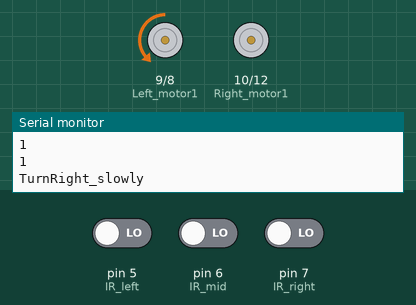
Recording of a sketch running on a simulated Arduino Uno, built with avr-gcc and run on an emulated ATmega328P. On the bench: motor-driver pin pairs drawn as motors (green arrow = first pin HIGH = forward, orange = second pin HIGH = backward, longer = more drive, scaled by the enable pin), the last lines printed to the serial monitor. The inputs (shaded band) are chosen by the test bench; at power-on: pin 6 (IR_mid) LOW, pin 7 (IR_right) LOW, pin 5 (IR_left) LOW.

Above: at 1.65 s.
1.7 s: pin 6 (IR_mid) driven HIGH
4.7 s: pin 7 (IR_right) driven HIGH
At 5.05 s:
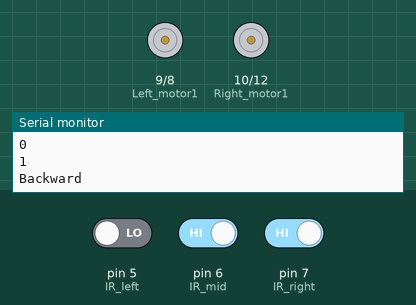
7.7 s: pin 5 (IR_left) driven HIGH
At 7.85 s:
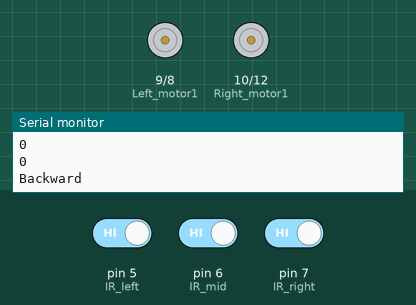
10.7 s: pin 5 (IR_left) driven LOW
At 11.66 s:
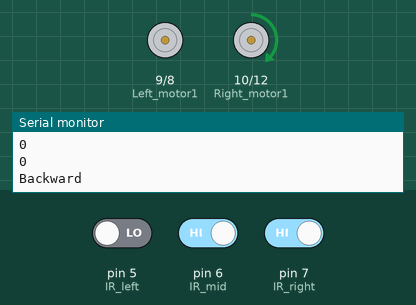
13.7 s: pin 6 (IR_mid) driven LOW
At 13.86 s:
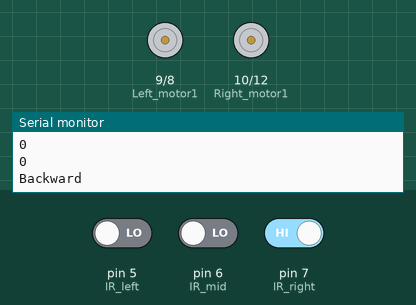
16.7 s: pin 7 (IR_right) driven LOW
At 16.86 s:
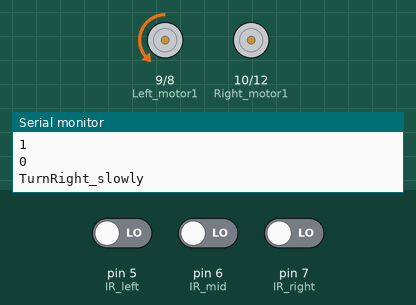
Timing chart, 0 to 20.7 s (numbered marks = the images above; inputs shaded):
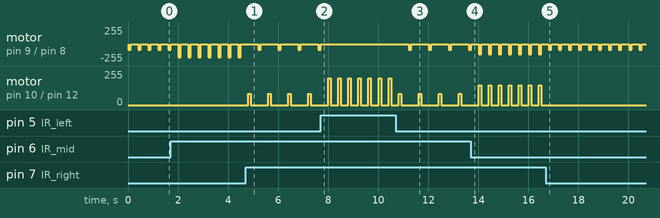

Measured:
- after the input at 4.7 s, motor on pin 9 (Left_motor1) / pin 8 (Left_motor2): alternates backward 85/255 for 0.10 s and stopped for 0.70 s, starting after 0.51 s; motor on pin 10 (Right_motor1) / pin 12 (Right_motor2): alternates forward 85/255 for 0.10 s and stopped for 0.70 s, starting after 0.11 s
- after the input at 7.7 s, motor on pin 9 (Left_motor1) / pin 8 (Left_motor2): goes on until 7.7 s, then stays stopped; motor on pin 10 (Right_motor1) / pin 12 (Right_motor2): alternates forward 200/255 for 0.10 s and stopped for 0.30 s, starting after 0.31 s
- after the input at 10.7 s, motor on pin 9 (Left_motor1) / pin 8 (Left_motor2): alternates backward 85/255 for 0.10 s and stopped for 0.70 s, starting after 0.51 s; motor on pin 10 (Right_motor1) / pin 12 (Right_motor2): alternates forward 85/255 for 0.10 s and stopped for 0.70 s, starting after 0.11 s
- after the input at 13.7 s, motor on pin 9 (Left_motor1) / pin 8 (Left_motor2): alternates backward 150/255 for 0.10 s and stopped for 0.30 s, starting after 0.31 s; motor on pin 10 (Right_motor1) / pin 12 (Right_motor2): alternates forward 150/255 for 0.10 s and stopped for 0.30 s, starting after 0.31 s
- after the input at 16.7 s, motor on pin 10 (Right_motor1) / pin 12 (Right_motor2): stops changing and stays stopped
- by itself, motor on pin 9 (Left_motor1) / pin 8 (Left_motor2): alternates backward 200/255 for 0.10 s and stopped for 0.30 s

The sketch:

Final_code.ino
```cpp
// state = 0: auto
// state = 1: manual
#include<string.h>
#include <SoftwareSerial.h>
#include <Wire.h>
int state = 0;
int Left_motor1=9,Left_motor2=8,Left_pwm=3,Right_motor1=10,Right_motor2=12,Right_pwm=11;
int IR_left=5,IR_mid=6,IR_right=7;
int IR_left_value,IR_mid_value,IR_right_value;
int Time1=300,Time2=100;//Time1=750
char moterstatus;
SoftwareSerial BT(4,13);
void setup() {
  // put your setup code here, to run once:
  Serial.begin(9600);
  pinMode(Left_motor1,OUTPUT);
  pinMode(Left_motor2,OUTPUT);
  pinMode(Right_motor1,OUTPUT);
  pinMode(Right_motor2,OUTPUT);
  pinMode(Left_pwm,OUTPUT);
  pinMode(Right_pwm,OUTPUT);
  pinMode(IR_left,INPUT);
  pinMode(IR_mid,INPUT);
  pinMode(IR_right,INPUT);
  Serial.begin(9600);
  BT.begin(9600); // 設定和 HC-06 通訊的速度 (預設 9600)
}
void loop() {
  if(state == 0) // auto
  {
    // auto code here
  IR_left_value=digitalRead(IR_left);
  IR_mid_value=digitalRead(IR_mid);
  IR_right_value=digitalRead(IR_right);
  if(IR_mid_value == HIGH)
    IR_mid_value = LOW;
  else
    IR_mid_value = HIGH;

  if(IR_right_value == HIGH)
    IR_right_value = LOW;
  else
    IR_right_value = HIGH;
  if(IR_mid_value==HIGH&&IR_right_value==LOW&&IR_left_value==LOW)
  {
    Serial.println("Forward");
    move(2);
    move(0);
  }
  else if(IR_left_value==HIGH&&IR_right_value==LOW&&IR_mid_value==LOW)
  {
    Serial.println("TurnLeft_quickly");
    move(3);
    move(0);
  }
  else if(IR_right_value==HIGH&&IR_mid_value==LOW&&IR_left_value==LOW)
  {
    Serial.println("TurnRight_quickly");
    move(4);
    move(0);
  }
  else if(IR_mid_value==LOW&&IR_right_value==LOW&&IR_left_value==LOW)
  {
    Serial.println("Backward");
    move(6);
    move(0);
    move(5);
    move(0);
  }
  else if(IR_right_value==HIGH&&IR_mid_value==HIGH&&IR_left_value==HIGH)
  {
    Serial.println("Stop");
    move(0);
    state = 1;
  }
  else if(IR_right_value==HIGH&&IR_mid_value==HIGH&&IR_left_value==LOW)
  {
    Serial.println("TurnRight_slowly");
    move(5);
    move(0);
  }
  else if(IR_left_value==HIGH&&IR_right_value==LOW&&IR_mid_value==HIGH)
  {
    Serial.println("TurnLeft_slowly");
    move(6);
    move(0);
  }
  else
  {
    Serial.println("else");
    move(0);
    //delay(Time);
  }
  Serial.println(IR_left_value);
  Serial.println(IR_mid_value);
  Serial.println(IR_right_value);
    }
  else if(state == 1) // manual
  {
      // manual code here
    if (BT.available())
    {
      moterstatus=BT.read();
      Serial.println(moterstatus);
    }
    switch (moterstatus)
    {
      case 'F':
        Serial.println("Forward");
        move(2);
        //move(0);
        break;
      case 'B':
        Serial.println("Backward");
        move(1);
        //move(0);
        break;
      case 'L':
        Serial.println("TurnLeft");
        move(4);
        //move(0);
        break;
      case 'R':
        Serial.println("TurnRight");
        move(3);
        //move(0);
        break;
      case 'S':
        Serial.println("Stop");
        move(0);
        break;
      case '0':
        Serial.println("Stop");
        move(0);
        break;
    }
  }
}
void move(int dir)
{
  if(dir==1)
  {
    digitalWrite(Left_motor1,HIGH);
    digitalWrite(Left_motor2,LOW);
    digitalWrite(Right_motor1,LOW);
    digitalWrite(Right_motor2,HIGH);
    analogWrite(Left_pwm,150);
    analogWrite(Right_pwm,150);
    delay(Time2);
  }
  else if(dir==0)
  {
    digitalWrite(Left_motor1,LOW);
    digitalWrite(Left_motor2,LOW);
    digitalWrite(Right_motor1,LOW);
    digitalWrite(Right_motor2,LOW);
    analogWrite(Left_pwm,150);
    analogWrite(Right_pwm,150);
    delay(Time1);
  }
  else if(dir==2)
  {
    digitalWrite(Left_motor1,LOW);
    digitalWrite(Left_motor2,HIGH);
    digitalWrite(Right_motor1,HIGH);
    digitalWrite(Right_motor2,LOW);
    analogWrite(Left_pwm,150);
    analogWrite(Right_pwm,150);
    delay(Time2);
  }
  else if(dir==3)
  {
    digitalWrite(Left_motor1,HIGH);
    digitalWrite(Left_motor2,LOW);
    digitalWrite(Right_motor1,HIGH);
    digitalWrite(Right_motor2,LOW);
    analogWrite(Left_pwm,0);
    analogWrite(Right_pwm,200);
    delay(Time2);
  }
  else if(dir==4)
  {
    digitalWrite(Left_motor1,LOW);
    digitalWrite(Left_motor2,HIGH);
    digitalWrite(Right_motor1,LOW);
    digitalWrite(Right_motor2,HIGH);
    analogWrite(Left_pwm,200);
    analogWrite(Right_pwm,0);
    delay(Time2);
  }
  else if(dir==5)
  {
    digitalWrite(Left_motor1,LOW);
    digitalWrite(Left_motor2,HIGH);
    digitalWrite(Right_motor1,LOW);
    digitalWrite(Right_motor2,HIGH);
    analogWrite(Left_pwm,85);
    analogWrite(Right_pwm,0);
    delay(Time2);
  }
  else if(dir==6)
  {
    digitalWrite(Left_motor1,HIGH);
    digitalWrite(Left_motor2,LOW);
    digitalWrite(Right_motor1,HIGH);
    digitalWrite(Right_motor2,LOW);
    analogWrite(Left_pwm,0);
    analogWrite(Right_pwm,85);
    delay(Time2);
  }
}
```
